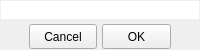
<?xml version="1.0" encoding="UTF-8"?>
<ui version="4.0">
 <class>SuperNoteBox</class>
 <widget class="QFrame" name="SuperNoteBox">
  <property name="geometry">
   <rect>
    <x>0</x>
    <y>0</y>
    <width>200</width>
    <height>50</height>
   </rect>
  </property>
  <property name="sizePolicy">
   <sizepolicy hsizetype="Minimum" vsizetype="Minimum">
    <horstretch>0</horstretch>
    <verstretch>0</verstretch>
   </sizepolicy>
  </property>
  <property name="minimumSize">
   <size>
    <width>200</width>
    <height>50</height>
   </size>
  </property>
  <property name="windowTitle">
   <string>Frame</string>
  </property>
  <property name="styleSheet">
   <string notr="true"/>
  </property>
  <property name="frameShadow">
   <enum>QFrame::Plain</enum>
  </property>
  <layout class="QVBoxLayout" name="verticalLayout" stretch="99,1">
   <property name="spacing">
    <number>5</number>
   </property>
   <property name="leftMargin">
    <number>1</number>
   </property>
   <property name="topMargin">
    <number>1</number>
   </property>
   <property name="rightMargin">
    <number>1</number>
   </property>
   <property name="bottomMargin">
    <number>1</number>
   </property>
   <item>
    <widget class="QTextBrowser" name="textBrowser">
     <property name="sizePolicy">
      <sizepolicy hsizetype="Minimum" vsizetype="Minimum">
       <horstretch>0</horstretch>
       <verstretch>0</verstretch>
      </sizepolicy>
     </property>
     <property name="minimumSize">
      <size>
       <width>10</width>
       <height>10</height>
      </size>
     </property>
     <property name="frameShape">
      <enum>QFrame::NoFrame</enum>
     </property>
     <property name="verticalScrollBarPolicy">
      <enum>Qt::ScrollBarAlwaysOff</enum>
     </property>
     <property name="horizontalScrollBarPolicy">
      <enum>Qt::ScrollBarAlwaysOff</enum>
     </property>
     <property name="html">
      <string>&lt;!DOCTYPE HTML PUBLIC &quot;-//W3C//DTD HTML 4.0//EN&quot; &quot;http://www.w3.org/TR/REC-html40/strict.dtd&quot;&gt;
&lt;html&gt;&lt;head&gt;&lt;meta name=&quot;qrichtext&quot; content=&quot;1&quot; /&gt;&lt;meta charset=&quot;utf-8&quot; /&gt;&lt;style type=&quot;text/css&quot;&gt;
p, li { white-space: pre-wrap; }
&lt;/style&gt;&lt;/head&gt;&lt;body style=&quot; font-family:'Segoe UI'; font-size:9pt; font-weight:400; font-style:normal;&quot;&gt;
&lt;p style=&quot;-qt-paragraph-type:empty; margin-top:0px; margin-bottom:0px; margin-left:0px; margin-right:0px; -qt-block-indent:0; text-indent:0px; font-family:'MS Shell Dlg 2'; font-size:8.25pt;&quot;&gt;&lt;br /&gt;&lt;/p&gt;&lt;/body&gt;&lt;/html&gt;</string>
     </property>
    </widget>
   </item>
   <item>
    <layout class="QHBoxLayout" name="horizontalLayout">
     <property name="spacing">
      <number>5</number>
     </property>
     <item>
      <spacer name="horizontalSpacer">
       <property name="orientation">
        <enum>Qt::Horizontal</enum>
       </property>
       <property name="sizeHint" stdset="0">
        <size>
         <width>40</width>
         <height>20</height>
        </size>
       </property>
      </spacer>
     </item>
     <item>
      <widget class="QPushButton" name="pushButton">
       <property name="sizePolicy">
        <sizepolicy hsizetype="Minimum" vsizetype="Minimum">
         <horstretch>0</horstretch>
         <verstretch>0</verstretch>
        </sizepolicy>
       </property>
       <property name="minimumSize">
        <size>
         <width>60</width>
         <height>25</height>
        </size>
       </property>
       <property name="maximumSize">
        <size>
         <width>16777215</width>
         <height>25</height>
        </size>
       </property>
       <property name="text">
        <string>Cancel</string>
       </property>
      </widget>
     </item>
     <item>
      <widget class="QPushButton" name="pushButton_2">
       <property name="sizePolicy">
        <sizepolicy hsizetype="Minimum" vsizetype="Minimum">
         <horstretch>0</horstretch>
         <verstretch>0</verstretch>
        </sizepolicy>
       </property>
       <property name="minimumSize">
        <size>
         <width>60</width>
         <height>25</height>
        </size>
       </property>
       <property name="maximumSize">
        <size>
         <width>16777215</width>
         <height>25</height>
        </size>
       </property>
       <property name="text">
        <string>OK</string>
       </property>
      </widget>
     </item>
     <item>
      <spacer name="horizontalSpacer_2">
       <property name="orientation">
        <enum>Qt::Horizontal</enum>
       </property>
       <property name="sizeHint" stdset="0">
        <size>
         <width>40</width>
         <height>20</height>
        </size>
       </property>
      </spacer>
     </item>
    </layout>
   </item>
  </layout>
 </widget>
 <resources/>
 <connections/>
</ui>
